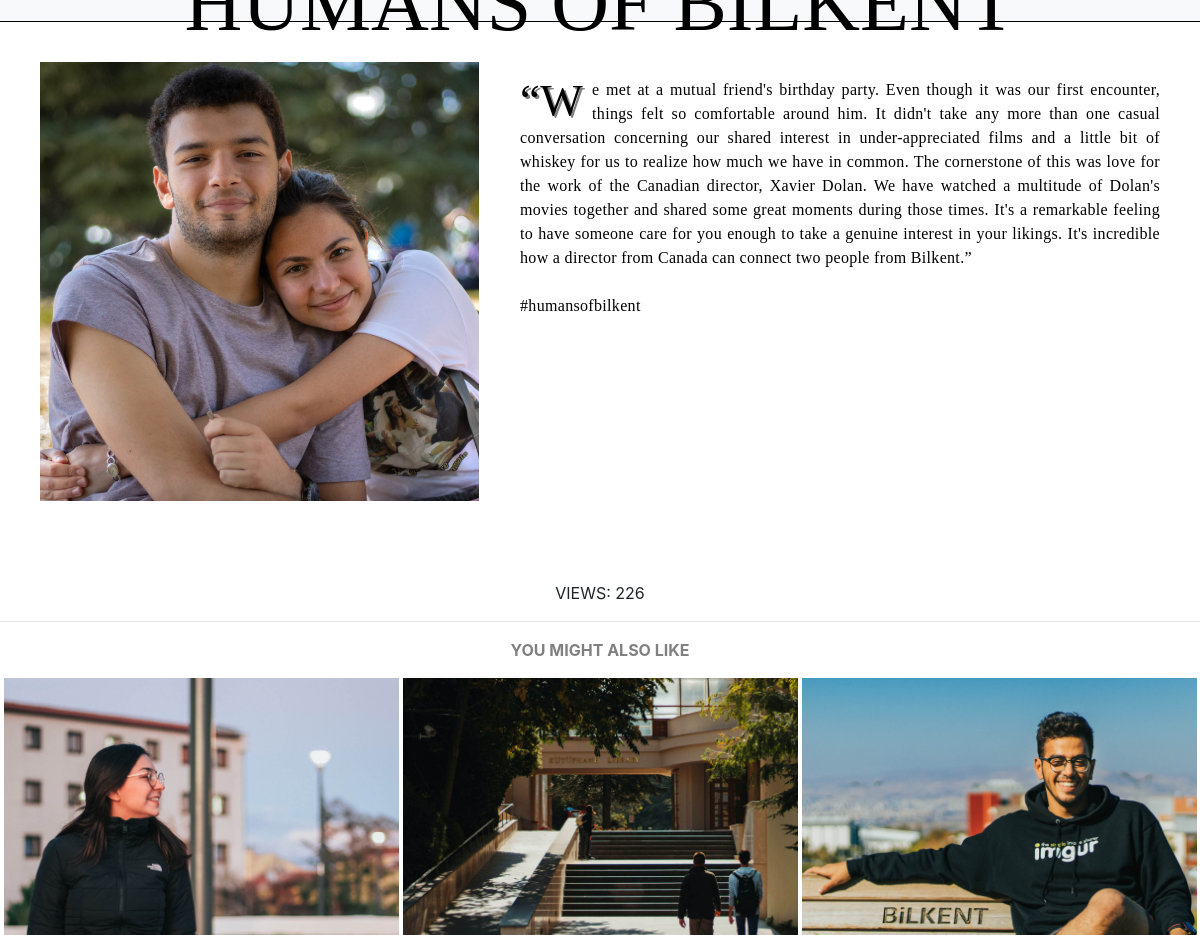
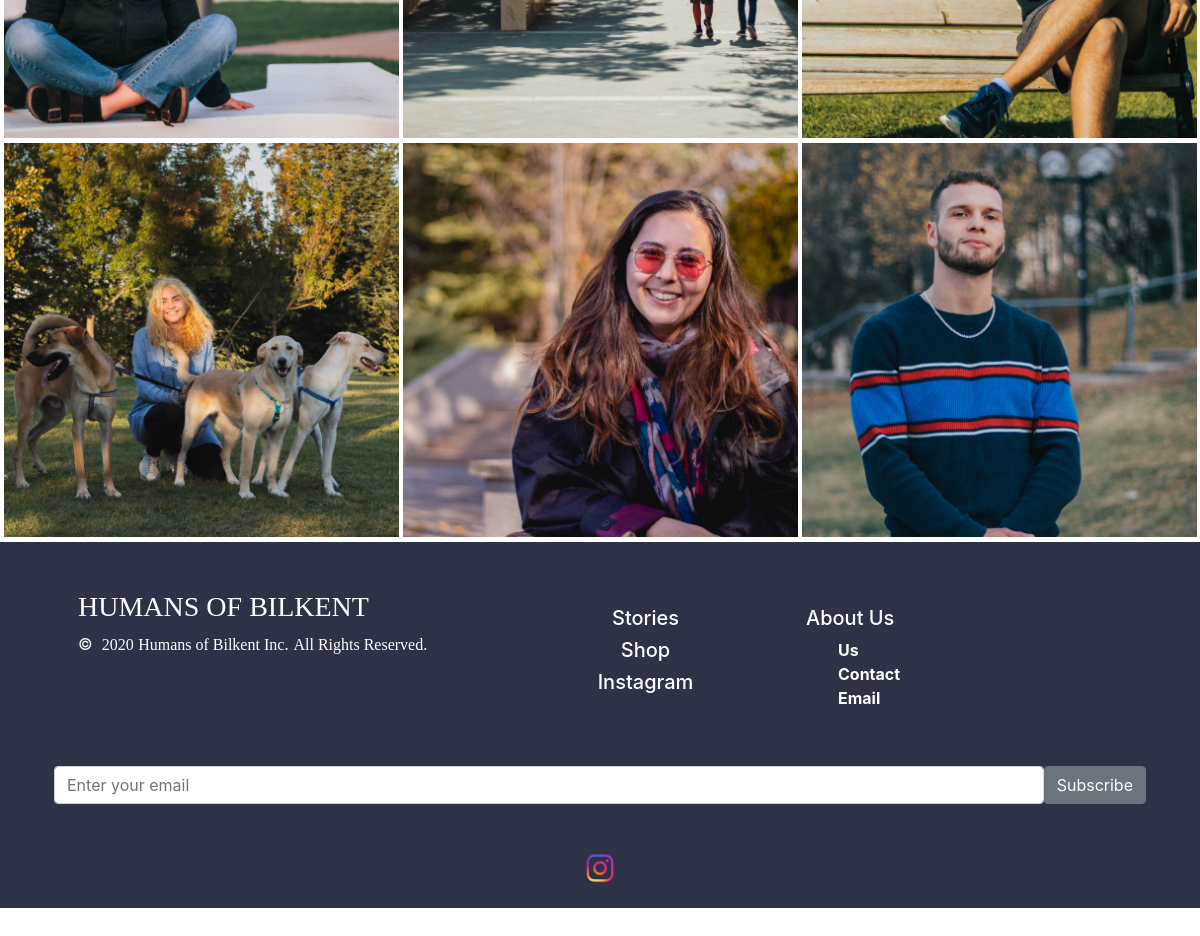
The page /story.php?id=2 on the database its author committed (2 pictures, top to bottom).
### tables this page shows
CREATE TABLE `story` (
  `id` int(11) NOT NULL,
  `content` varchar(10000) NOT NULL,
  `picture` varchar(80) NOT NULL,
  `tags` varchar(200) NOT NULL DEFAULT 'humansofbilkent',
  `views` int(11) NOT NULL DEFAULT '0',
  `created` timestamp NOT NULL DEFAULT CURRENT_TIMESTAMP
);

### stories.php (the view, shortened to what this page needs)
<?php
require "db.php";
if ($_SESSION['related']){
    $searchTerms = explode(' ', $_SESSION['related']);
    $searchTermBits = "";
    foreach ($searchTerms as $term) {
        if (!empty($term)) {
            $searchTermBits .=   " +$term";
        }
    }
    $sql = "SELECT * FROM story WHERE Match(tags) Against ('". $searchTermBits. " IN BOOLEAN MODE')
    AND (id <>". $_SESSION['id']. ") LIMIT 6";
    $result = mysqli_query($conn, $sql);
    $data = [];
    while ($row = $result->fetch_assoc()) {
    $data[] = $row;
    }
    $result = $data;
}
    ?>
<div id="stories">
    <tr>
        <?php
            foreach ($result as $res){
        ?>
        <td>
            <img class="ys" src=<?=$res['picture']  ?> onclick="window.open('story.php?id=<?=$res['id']?>')" style="cursor: pointer;" alt="">
        </td>
        <?php
            }
        ?>
    </tr>
</div>

### story.php (shortened to what this page needs)
<!DOCTYPE html>
<html lang="en">
<head>
    <link rel="stylesheet" href="https://stackpath.bootstrapcdn.com/bootstrap/4.4.1/css/bootstrap.min.css">
    <link type="text/css" rel="stylesheet" href="style.css?v1.49">
</head>
<body>
</body>
</html>
<?php
require "navbar.php";
if ($_GET['id']){
    $id = $_GET['id'];
    $id = (int)$id;
}
require "db.php";
$sql = "SELECT * FROM story where id = $id" ;
$result = mysqli_query($conn, $sql);
$data = [];
while ($row = $result->fetch_assoc()) {
    $data[] = $row;
}
$result = $data;
?>
<div>
    <table id="sTT">
        <tr id="storyTable">
            <td id="storyPicture" style="border 1px solid black"><img class="ysStory" src=<?=$result[0]['picture']  ?>  style="cursor: pointer; " alt=""></td>
            <td id="storyContent"><p><?=nl2br($result[0]['content'])?> <br><br><span id="hobIg" onclick="window.open('https://www.instagram.com/humansofbilkent')" style="cursor: pointer;">#humansofbilkent</span> </p>
</p></td>
        </tr>
    </table>
    <a class="mx-auto" style=" text-align: center;" id="view" ><p class="related">VIEWS: <?=$result[0]['views']?></p></a>
    <hr>
    <a class="mx-auto" style=" text-align: center;" id="related" ><p class="related">YOU MIGHT ALSO LIKE</p></a>
</div>
<?php
require "stories.php";
 require "footer.php" ;
?>

### style.css (style rules this page uses)
html, body { height: 100%; width: 100%; margin: 0px;padding:0px; border: 0px solid purple;overflow-x: hidden; }
img { max-width: 100%; max-height: 100%; }
.ys { border: 0px solid red; width: 33%; padding-left: 0px; padding-bottom: 5px; }
#storyTable { vertical-align: top; border: 0px solid rgb(73, 75, 73); width: 80%; }
#storyPicture { padding-top: 5vh; padding-left: 5vh; width: 40%; border: 0px solid blue; padding-bottom: 10vh; }
#storyContent { padding: 5vh; padding-top: 7vh; border: 0px solid pink; font-family: 'Playfair Display', serif; color: black; letter-spacing: 0.02em; text-align: justify; text-justify: inter-word; }
#storyContent:first-letter { float: left; font-size: 45px; line-height: 1; font-weight: lighter; margin-right: 9px; color: black; font-family: 'Rokkitt', serif; text-shadow: grey .05em .05em; }
#related { text-align: center; color: gray; font-weight: bolder; }
#stories { padding-left: 4px; border: 0px solid purple; }

### rows shown on the page
story: picture (picture), content "“We met at a mutual friend's birthday party. Even though it was our first encounter, things felt so comfortable around him. It didn't take any more than one casual conversation concerning our shared interest in under-appreciated films and a little bit of whiskey for us to realize how much we have in common. The cornerstone of this was love for the work of the Canadian director, Xavier Dolan. We have watched a multitude of Dolan's movies together and shared some great moments during those times. It's a remarkable feeling to have someone care for you enough to take a genuine interest in your likings. It's incredible how a director from Canada can connect two people from Bilkent.”", views "226"
story: picture (picture)
story: picture (picture)
story: picture (picture)
story: picture (picture)
story: picture (picture)
story: picture (picture)
